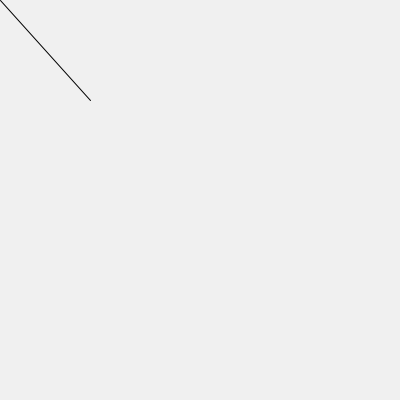
Frame 1 (no input)
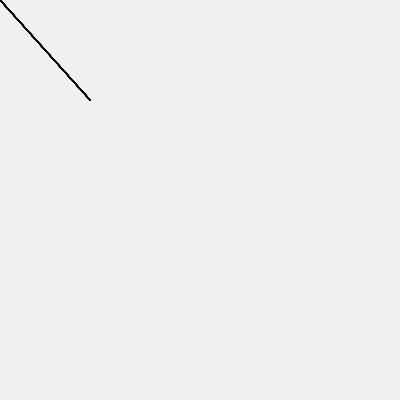
Frame 60 (the mouse pressed at the canvas centre just before this capture)
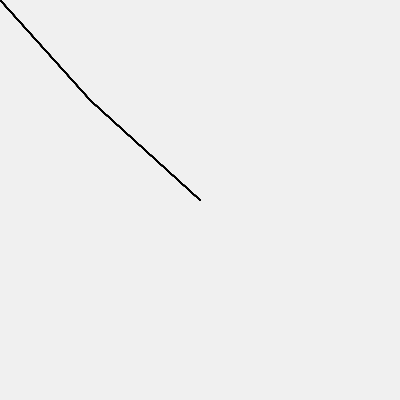
Frame 120 (the mouse held since frame 60 and released just before this capture)

The Processing sketch that drew these frames (run headless with seeded random() and noise(); from frame 60 on, the mouse is pressed at the canvas centre):

// Processing sketch: processing_103210
// ── processing_103210.pde

void setup() {
  size(400, 400); // set screen size to 400 x 400
  background(240);
}

void draw() {
  if (mousePressed == true) {
    fill(200, 0, 200); //***this value controls the clicked color
  } 
  else {
    fill (255); //***this fill controls the unclicked color
  }
  /* try changing rect to oval!
   try changing the width and height of the shape 
   (the 3rd and 4th parameters) */

  line(mouseX, mouseY, 90, 100);
}
